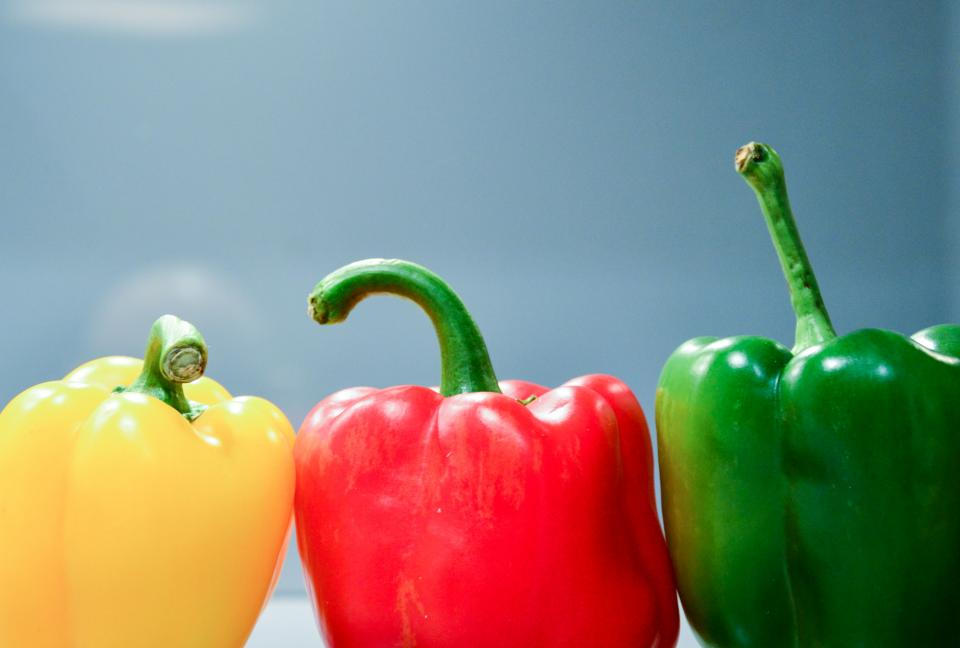
#> input picture OpenCV/Images/capsicum.jpg, 960 x 648 px
$ jupyter execute Convolution.ipynb
#> lines starting #> are read from the running program, lines starting #| are printed output that depends on the picture
# Convolution

## What is Convolution?

In Mathematical terms, Convolution is an elementwise multiplication of two matrices followed by a sum.

[cell 1]
import numpy as np

[cell 2]
mat1 = np.array([[1,2,3],
                [4,5,6],
                [7,8,9]])

mat2 = np.array([[0.5, 0.5, 0.5],
                  [0.5, 0.5, 0.5],
                  [0.5, 0.5, 0.5]])

[cell 3]
# elementwise multiplication
mult = mat1 * mat2

[cell 4]
mult

[cell 5]
mult.sum()

## Big Matrix and Small Matrix

Assume, the **image as Big matrix** and a small big matrix is slid left to right and top to bottom to capture the features of the image. The small matrix is also called **kernel**.

In **OpenCV**, you can perform convolution using **cv2.filter2D()**.

## Using cv2.Filter2D()

[cell 6]
import cv2

[cell 7]
img = cv2.imread('./Images/capsicum.jpg')
#> img is the input picture: shape (648, 960, 3); mean B, G, R 121.7, 135.9, 138.8

[cell 8]
#define the kernel
kernel_size = 9
kernel = np.ones((kernel_size, kernel_size), dtype='float32')

[cell 9]
# update the matrix 1/kernel_size**2
kernel = kernel / (kernel_size * kernel_size)

[cell 10]
kernel

[cell 11]
#?cv2.filter2D

[cell 12]
# apply the convolution.
# set ddepth (desired depth ) to -1 to get the depth of src and dest same.
output = cv2.filter2D(img, -1, kernel)

[cell 13]
import matplotlib.pyplot as plt

[cell 14]
fig, axes = plt.subplots(1,2, figsize = (12,9))

axes[0].imshow(cv2.cvtColor(img, cv2.COLOR_BGR2RGB))
axes[0].title.set_text('Original Image')

axes[1].imshow(cv2.cvtColor(output, cv2.COLOR_BGR2RGB))
axes[1].title.set_text('Convolved / Blured Image')

plt.show()
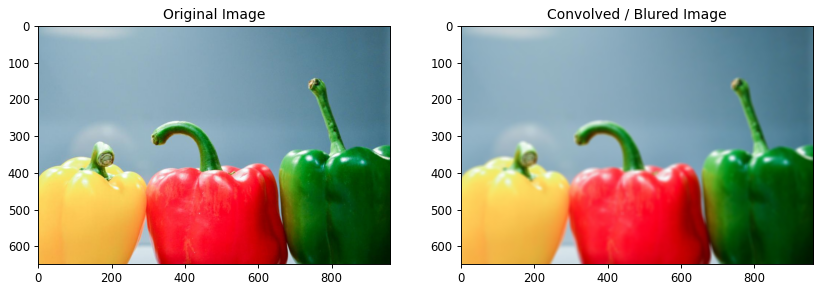
#> figure drawn by matplotlib, 2 panels


$ run again, with OpenCV/Images/boy.jpg copied over OpenCV/Images/capsicum.jpg
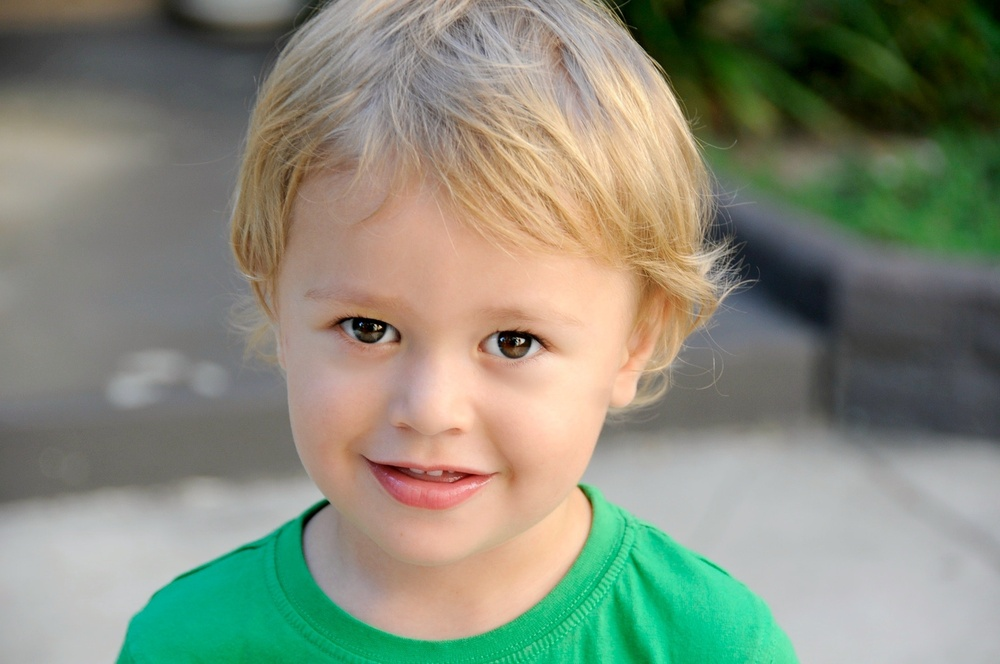
#> input picture OpenCV/Images/boy.jpg, 1000 x 664 px, shrunk from 2144 x 1424 before the run
#> img is the input picture: shape (664, 1000, 3); mean B, G, R 121.2, 138.8, 133.6
#> `plt.show()`:
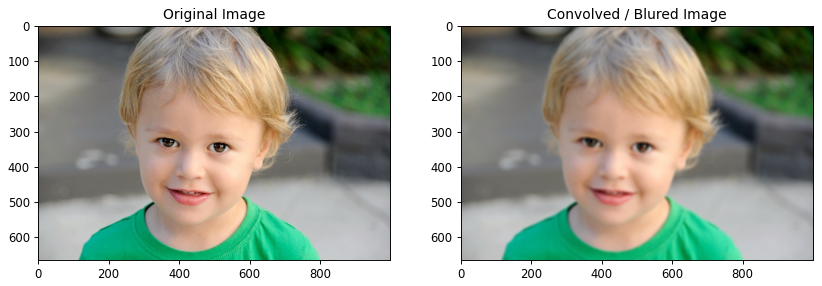
#> figure drawn by matplotlib, 2 panels
